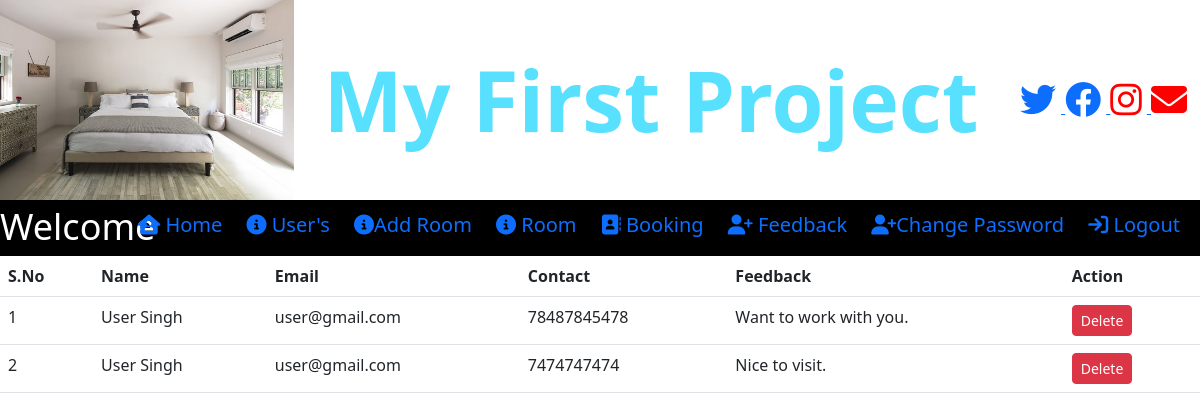
/view_feedback, run on the app's committed database.
### room/models.py (models this page shows)
class Feedback(models.Model):
    name = models.CharField(max_length=20,null=True)
    email = models.CharField(max_length=40,null=True)
    contact = models.CharField(max_length=20,null=True)
    comment = models.CharField(max_length=40,null=True)

### room/views.py (the view)
# urls.py: path('view_feedback',view_feedback, name='view_feedback'),
def view_feedback(request):
    data=Feedback.objects.all()
    d={'data':data}
    return render(request,'view_feedback.html',d)

### room/templates/view_feedback.html (shortened to what this page needs)
<!DOCTYPE html>
<html lang="en">
<head>
    {% include 'admin_navigation.html'  %}
</head>
<body>
<table class="table">
    <tr>
        <th>S.No</th>
         <th>Name</th>
         <th>Email</th>
         <th>Contact</th>
         <th>Feedback</th>
        <th>Action</th>
    </tr>
    {% for i in data %}
    <tr>
        <td>{{forloop.counter}}</td>
        <td>{{i.name}}</td>
        <td>{{i.email}}</td>
        <td>{{i.contact}}</td>
        <td>{{i.comment}}</td>
        <td><a href="{% url 'delete_feedback' i.id %}" class="btn btn-danger btn-sm">Delete</a></td>
    </tr>
    {% endfor %}
</table>
</body>
</html>

### data on the page
Feedback: name "User Singh", email "user@gmail.com", contact "78487845478", comment "Want to work with you."
Feedback: name "User Singh", email "user@gmail.com", contact "7474747474", comment "Nice to visit."
